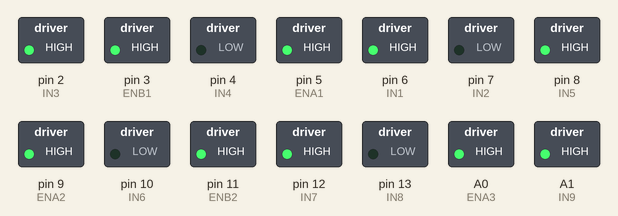
Recording of a sketch running on a simulated Arduino Nano, built with avr-gcc and run on an emulated ATmega328P. Parts: switched loads named in the sketch (green lamp = pin HIGH). What the sketch prints to the serial monitor is not drawn.

Above: at 0.8 s.
At 12.9 s:
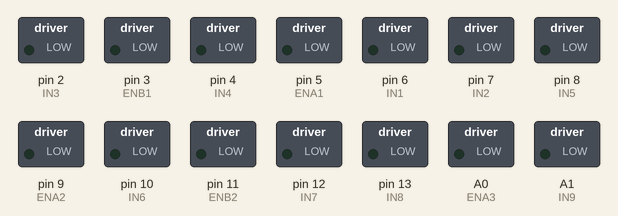
Timing chart, 0 to 14.4 s (numbered marks = the images above):
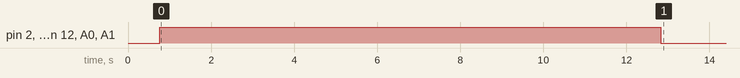

The sketch:

winbot_main.ino
```cpp
// (licence header left out)
// ── L298N #1 pins (cart left) ────────────────────────────────
const int ENA1 = 5;
const int IN1  = 6;
const int IN2  = 7;
const int ENB1 = 3;
const int IN3  = 2;
const int IN4  = 4;

// ── L298N #2 pins (cart right) ───────────────────────────────
const int ENA2 = 9;
const int IN5  = 8;
const int IN6  = 10;
const int ENB2 = 11;
const int IN7  = 12;
const int IN8  = 13;

// ── L298N #3 pins (winch) ────────────────────────────────────
const int ENA3 = A0;
const int IN9  = A1;
const int IN10 = A2;

// ══ USER DEFINED PARAMETERS — edit these ════════════════════
const float COLUMN_SPAN_CM          = 50.0;  // width between columns (cm)
const float ROOF_LENGTH_CM          = 200.0; // total horizontal travel (cm)
const float CALIBRATION_CM_PER_SEC  = 16.6;  // cart speed at PWM 255 (measure this!)
const int   WINCH_SPEED             = 180;   // winch motor PWM speed (0–255)
// ════════════════════════════════════════════════════════════

// ── Calculated at startup ────────────────────────────────────
int cartPWM              = 0;
unsigned long travelTimeMS = 0;

bool stopped         = false;
unsigned long startTime = 0;

void setup() {
  // L298N #1
  pinMode(ENA1, OUTPUT); pinMode(IN1, OUTPUT); pinMode(IN2, OUTPUT);
  pinMode(ENB1, OUTPUT); pinMode(IN3, OUTPUT); pinMode(IN4, OUTPUT);

  // L298N #2
  pinMode(ENA2, OUTPUT); pinMode(IN5, OUTPUT); pinMode(IN6, OUTPUT);
  pinMode(ENB2, OUTPUT); pinMode(IN7, OUTPUT); pinMode(IN8, OUTPUT);

  // L298N #3 winch
  pinMode(ENA3, OUTPUT); pinMode(IN9, OUTPUT); pinMode(IN10, OUTPUT);

  Serial.begin(9600);
  Serial.println("=== WINBOT Autonomous Cleaning System — Ready ===");

  // ── Calculate speed PWM from column span ──────────────────
  float targetSpeedCmPerSec = COLUMN_SPAN_CM / 1.0;
  cartPWM = (int)((targetSpeedCmPerSec / CALIBRATION_CM_PER_SEC) * 255.0);
  cartPWM = constrain(cartPWM, 0, 255);

  // ── Calculate travel time from roof length ────────────────
  float cartSpeedCmPerSec = (cartPWM / 255.0) * CALIBRATION_CM_PER_SEC;
  travelTimeMS = (unsigned long)((ROOF_LENGTH_CM / cartSpeedCmPerSec) * 1000.0);

  // ── Print calculated values ───────────────────────────────
  Serial.println("-------------------------------------------------");
  Serial.print("Column span:       "); Serial.print(COLUMN_SPAN_CM);    Serial.println(" cm");
  Serial.print("Roof length:       "); Serial.print(ROOF_LENGTH_CM);    Serial.println(" cm");
  Serial.print("Calculated PWM:    "); Serial.println(cartPWM);
  Serial.print("Cart speed:        "); Serial.print(cartSpeedCmPerSec); Serial.println(" cm/s");
  Serial.print("Travel time:       "); Serial.print(travelTimeMS);      Serial.println(" ms");
  Serial.print("Winch PWM:         "); Serial.println(WINCH_SPEED);
  Serial.println("-------------------------------------------------");

  stopAll();
  delay(500);

  moveForward(cartPWM);
  winchPayout(WINCH_SPEED);
  startTime = millis();
  Serial.println("Moving forward + winch paying out...");
}

void loop() {
  if (stopped) return;

  unsigned long elapsed = millis() - startTime;

  if (elapsed >= travelTimeMS) {
    stopAll();
    stopped = true;
    Serial.println("[STOP] Roof length reached — cycle complete.");
    Serial.println("Press RESET button to run again.");
    return;
  }

  // Print progress every 500ms
  if (elapsed % 500 < 50) {
    int percent = (int)((elapsed * 100UL) / travelTimeMS);
    float distanceCovered = (elapsed / 1000.0) *
                            ((cartPWM / 255.0) * CALIBRATION_CM_PER_SEC);
    Serial.print("Progress: ");
    Serial.print(percent);
    Serial.print("% — ~");
    Serial.print(distanceCovered, 1);
    Serial.print(" cm / ");
    Serial.print(ROOF_LENGTH_CM);
    Serial.println(" cm");
  }
}

// ─────────────────────────────────────────────────────────────

void moveForward(int speed) {
  // L298N #1
  analogWrite(ENA1, speed); analogWrite(ENB1, speed);
  digitalWrite(IN1, HIGH);  digitalWrite(IN2, LOW);
  digitalWrite(IN3, HIGH);  digitalWrite(IN4, LOW);

  // L298N #2
  analogWrite(ENA2, speed); analogWrite(ENB2, speed);
  digitalWrite(IN5, HIGH);  digitalWrite(IN6, LOW);
  digitalWrite(IN7, HIGH);  digitalWrite(IN8, LOW);
}

void winchPayout(int speed) {
  analogWrite(ENA3, speed);
  digitalWrite(IN9,  HIGH);
  digitalWrite(IN10, LOW);
}

void winchRetract(int speed) {
  analogWrite(ENA3, speed);
  digitalWrite(IN9,  LOW);
  digitalWrite(IN10, HIGH);
}

void stopAll() {
  // Cart motors
  analogWrite(ENA1, 0); analogWrite(ENB1, 0);
  digitalWrite(IN1, LOW); digitalWrite(IN2, LOW);
  digitalWrite(IN3, LOW); digitalWrite(IN4, LOW);

  analogWrite(ENA2, 0); analogWrite(ENB2, 0);
  digitalWrite(IN5, LOW); digitalWrite(IN6, LOW);
  digitalWrite(IN7, LOW); digitalWrite(IN8, LOW);

  // Winch
  analogWrite(ENA3, 0);
  digitalWrite(IN9,  LOW);
  digitalWrite(IN10, LOW);
}
```

Measured:
- by itself, pin 2 (IN3), pin 3 (ENB1), pin 5 (ENA1), pin 6 (IN1), pin 8 (IN5), pin 9 (ENA2), pin 11 (ENB2), pin 12 (IN7), A0 (ENA3), A1 (IN9): HIGH → LOW at 12.8 s
